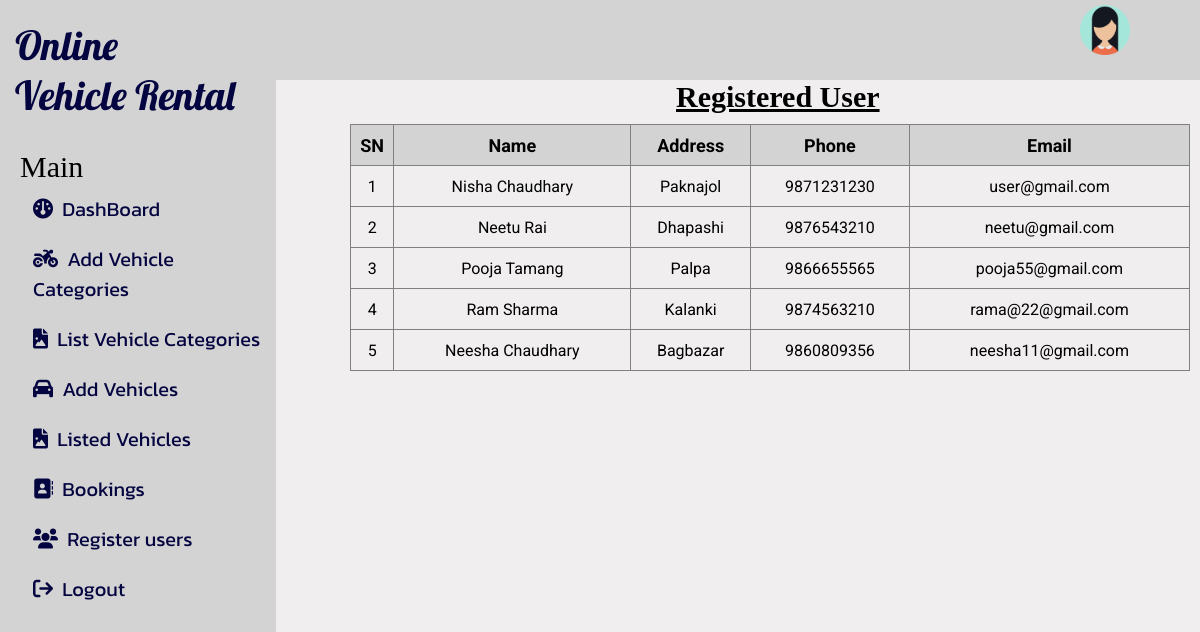
Screenshot of /admin/registereduser.php with the database file from the repository.
### tables this page shows
CREATE TABLE `customer` (
  `c_id` int(11) NOT NULL,
  `full_Name` varchar(20) DEFAULT NULL,
  `email` varchar(50) DEFAULT NULL,
  `password` varchar(15) DEFAULT NULL,
  `Phone_Number` bigint(20) DEFAULT NULL,
  `Address` varchar(30) NOT NULL
);

### admin/registereduser.php (the view, shortened to what this page needs)
<?php
require_once "connection.php";
$sql = "SELECT customer.full_Name, customer.Address, customer.email, customer.Phone_Number FROM customer";
$result = $connection->query($sql);
$data = [];
if($result-> num_rows > 0){
    while($row = $result->fetch_assoc()){
        array_push($data,$row);
    }
}
?>
<!DOCTYPE html>
<html lang="en">
<head>
    <link rel="stylesheet" href="https://cdnjs.cloudflare.com/ajax/libs/font-awesome/4.7.0/css/font-awesome.min.css">
    <link rel="stylesheet" href="https://cdnjs.cloudflare.com/ajax/libs/font-awesome/6.0.0-beta3/css/all.min.css">
    <link rel="stylesheet" type="text/css" href="dashboard.css">
</head>
<body>
     <?php
    include_once 'maindashboard.php';
?>
    <h1 class="viewuser1">  Registered User</h1>
    <table class="tablestyle-user">
        <thead>
            <tr>
                <th>SN</th>
                <th>Name</th>
                <th>Address</th>
                <th>Phone</th>
                <th>Email</th>
            </tr>
        <thead>
        <tbody>
        <?php if(count($data) > 0){ ?>
                <?php foreach($data as $key=> $value){ ?>
            <tr>
                <td><?php echo $key+1;  ?></td>
                <td><?php echo $value['full_Name'] ?></td>
                <td><?php echo $value['Address'] ?></td>
                <td><?php echo $value['Phone_Number'] ?></td>
                <td><?php echo $value['email'] ?></td>
            </tr>
            <?php } ?>
            <?php } ?>
    </tbody>
    </table>
</body>
</html>

### admin/dashboard.css (style rules this page uses)
* { margin: 0; padding: 0; }
body { width: 100%; background: #F0EEEE; }
::placeholder { color: white; padding-left: 20px; }
::placeholder { font-size: 15px; padding-left: 10px; color: gray; }
.tablestyle1 tr,th,td { border:1px solid black; height: 40px; }
.tablestyle tr,th,td { border:1px solid black; height: 40px; }
::placeholder { font-size: 15px; padding-left: 10px; }
::placeholder { font-size: 15px; }
.viewuser1 { font-size:30px; padding-top: 50px; margin-bottom: 10px; margin-left: 676px; text-decoration: underline; }
.tablestyle-user { margin-left:350px; border:1px; width:70%; border-collapse:collapse; }
.tablestyle-user tr,th,td { border:1px solid gray; text-align:center; font-family: Roboto; }
.tablestyle-user th { background:lightgray; font-size:18px; }

### rows the page displays
customer: full_Name "Nisha Chaudhary", Address "Paknajol", Phone_Number "9871231230", email "user@gmail.com"
customer: full_Name "Neetu Rai", Address "Dhapashi", Phone_Number "9876543210", email "neetu@gmail.com"
customer: full_Name "Pooja Tamang", Address "Palpa", Phone_Number "9866655565", email "pooja55@gmail.com"
customer: full_Name "Ram Sharma", Address "Kalanki", Phone_Number "9874563210", email "rama@22@gmail.com"
customer: full_Name "Neesha Chaudhary", Address "Bagbazar", Phone_Number "9860809356", email "neesha11@gmail.com"
